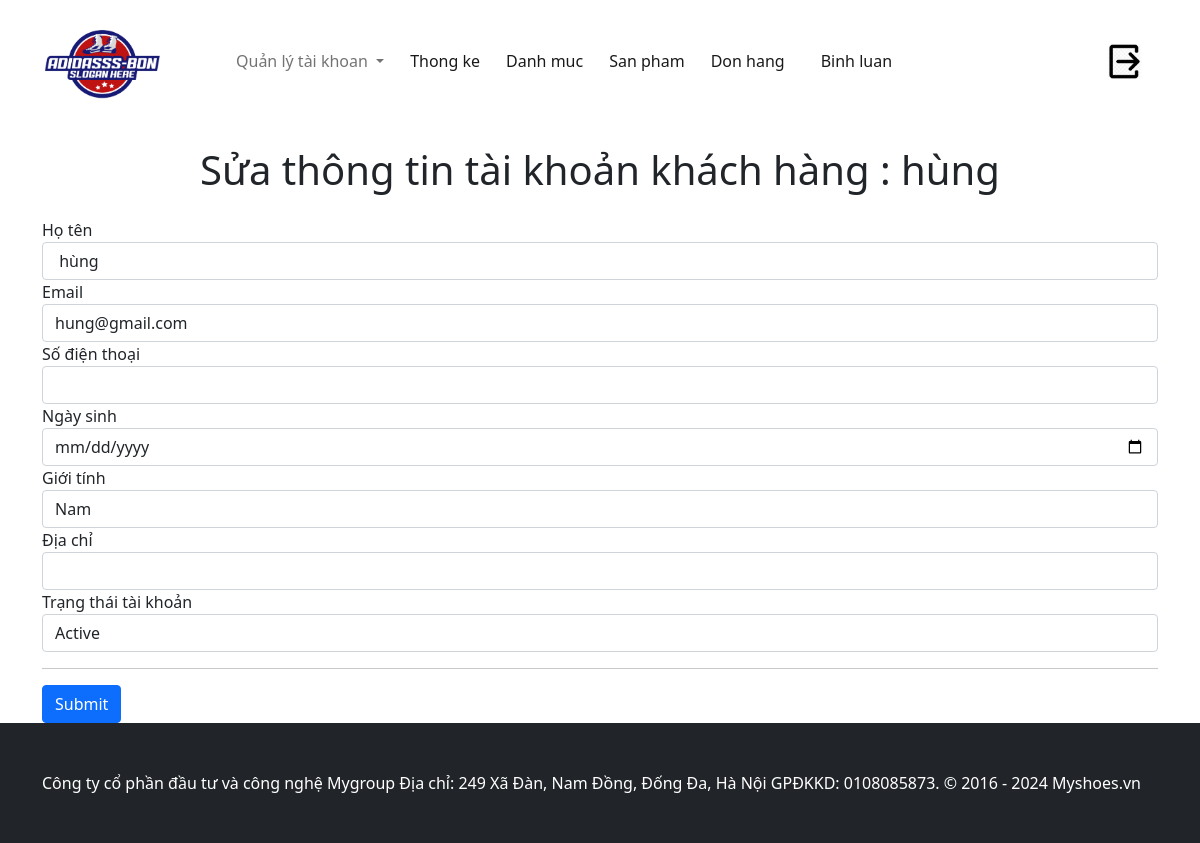
/admin/?act=form-sua-khach-hang&id_khach_hang=22 (signed in), run on the app's committed database.
### tables this page shows
CREATE TABLE `tai_khoans` (
  `id` int NOT NULL,
  `ho_ten` varchar(255) NOT NULL,
  `anh_dai_dien` text,
  `ngay_sinh` date DEFAULT NULL,
  `email` varchar(255) NOT NULL,
  `so_dien_thoai` varchar(20) DEFAULT NULL,
  `gioi_tinh` tinyint(1) NOT NULL DEFAULT '1',
  `dia_chi` text,
  `mat_khau` varchar(255) NOT NULL,
  `chuc_vu_id` int NOT NULL,
  `trang_thai` tinyint(1) NOT NULL DEFAULT '1'
);

### admin/controller/AdminTaiKhoanController.php (called while the page is built, shortened)
<?php
class AdminTaiKhoanController
{
    public $modelTaiKhoan;
    public function __construct()
    {
        $this->modelTaiKhoan = new AdminTaiKhoan();
    }
    public function formEditKhachHang()
    {
        $id_khach_hang = $_GET['id_khach_hang'];
        $khachHang = $this->modelTaiKhoan->getDetailTaiKhoan($id_khach_hang);
        require_once './view/taikhoan/khachhang/editkhachHang.php';
    }
}

### commons/function.php (called while the page is built, shortened)
<?php
function connectDB() {
    $host = DB_HOST;
    $port = DB_PORT;
    $dbname = DB_NAME;
    try {
        $conn = new PDO("mysql:host=$host;port=$port;dbname=$dbname", DB_USERNAME, DB_PASSWORD);
        $conn->setAttribute(PDO::ATTR_ERRMODE, PDO::ERRMODE_EXCEPTION);
        $conn->setAttribute(PDO::ATTR_DEFAULT_FETCH_MODE, PDO::FETCH_ASSOC);
        return $conn;
    } catch (PDOException $e) {
        echo ("Connection failed: " . $e->getMessage());
    }
}

### admin/model/AdminTaiKhoan.php (called while the page is built, shortened)
<?php
class AdminTaiKhoan
{
    public $conn;
    public function __construct()
    {
        $this->conn = connectDB();
    }
    public function getDetailTaiKhoan($id)
    {
        try {
            $sql = 'SELECT * FROM tai_khoans WHERE id=:id';
            $stmt = $this->conn->prepare($sql);
            $stmt->execute([
                ':id' => $id
            ]);
            return $stmt->fetch();
        } catch (Exception $e) {
            echo "Loi" . $e->getMessage();
            return false;
        }
    }
}

### admin/view/taikhoan/khachhang/editkhachHang.php (the view, shortened to what this page needs)
<div class="container">
    <h1 class="my-4 text-center">Sửa thông tin tài khoản khách hàng : <?= $khachHang['ho_ten'] ?> </h1>
    <form action="<?= BASE_URL_AMIN . '?act=sua-khach-hang' ?>" method="POST">
        <div class="form-group">
            <label>Họ tên</label>
            <input type="text" class="form-control" name="ho_ten" value=" <?= $khachHang['ho_ten'] ?> " placeholder="Nhập họ tên ">
        </div>
        <div class="form-group">
            <label>Email</label>
            <input type="email" class="form-control" name="email" value=" <?= $khachHang['email'] ?> " placeholder="Nhập email ">
        </div>
        <div class="form-group">
            <label>Số điện thoại</label>
            <input type="text" class="form-control" name="so_dien_thoai" value=" <?= $khachHang['so_dien_thoai'] ?> " placeholder="Nhập số điện thoại ">
        </div>
        <div class="form-group">
            <label>Ngày sinh</label>
            <input type="date" class="form-control" name="ngay_sinh" value=" <?= $khachHang['ngay_sinh'] ?> " >
        </div>
        <div class="form-group">
            <label>Giới tính</label>
            <select name="gioi_tinh" id="inputStatus" class="form-control custom-select">
                <option <?= $khachHang['gioi_tinh'] == 1 ? 'selected' : '' ?> value="1">Nam</option>
            </select>
        </div>
        <div class="form-group">
            <label>Địa chỉ</label>
            <input type="text" class="form-control" name="dia_chi" value=" <?= $khachHang['dia_chi'] ?> " placeholder="Nhập địa chỉ ">
        </div>
        <div class="form-group">
            <label for="inputStatus">Trạng thái tài khoản</label>
            <select name="trang_thai" id="inputStatus" class="form-control custom-select">
                <option <?= $khachHang['trang_thai'] == 1 ? 'selected' : '' ?> value="1">Active</option>
            </select>
        </div>
        <hr>
        <button type="submit" class="btn btn-primary">Submit</button>
    </form>
</div>

### data on the page
tai_khoans: ho_ten "hùng", email "hung@gmail.com", gioi_tinh "Nam", trang_thai "Active"
